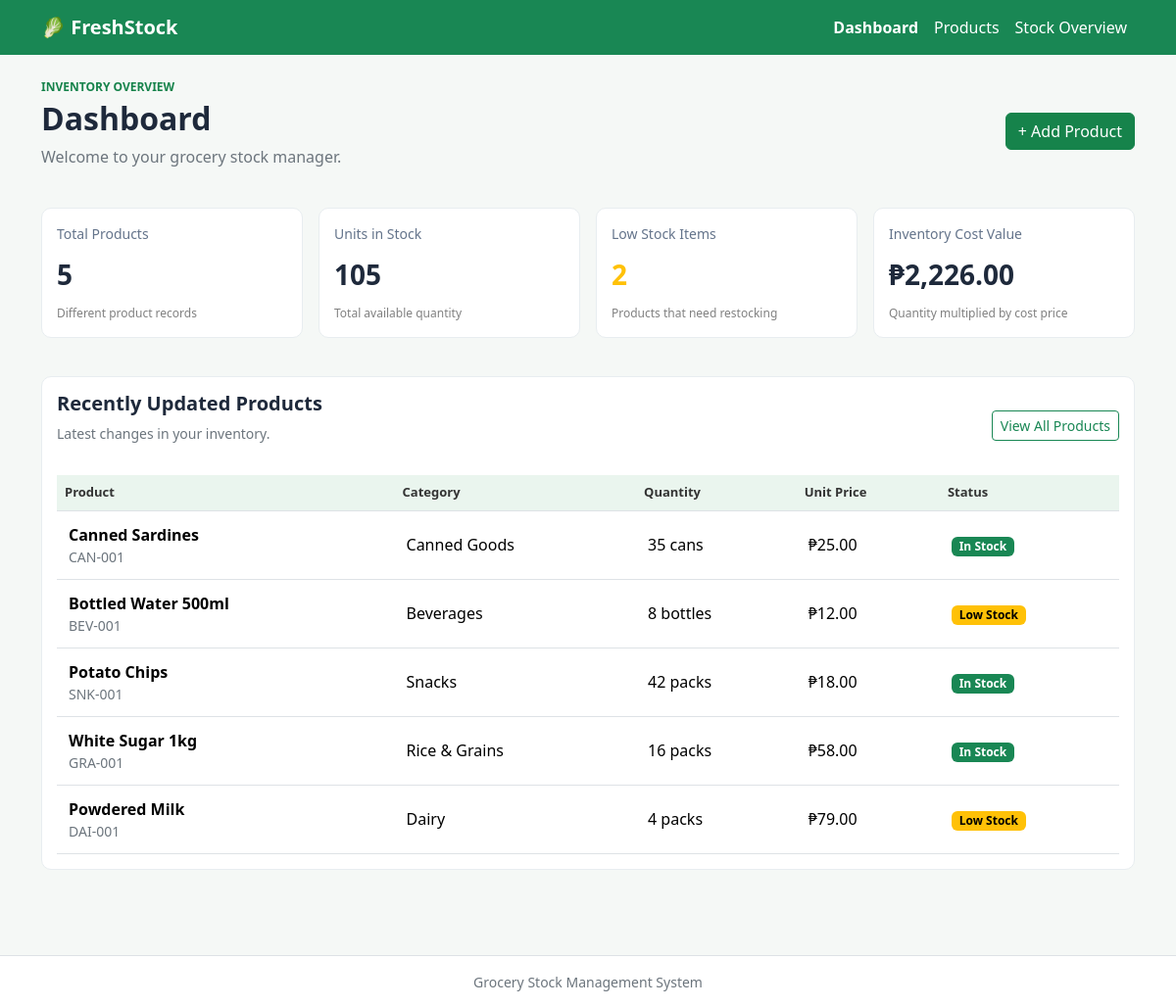
The page / on the database its author committed.
### tables this page shows
CREATE TABLE IF NOT EXISTS products (
    id INT UNSIGNED AUTO_INCREMENT PRIMARY KEY,
    product_name VARCHAR(120) NOT NULL,
    sku VARCHAR(50) NOT NULL UNIQUE,
    category VARCHAR(80) NOT NULL,
    quantity INT UNSIGNED NOT NULL DEFAULT 0,
    unit VARCHAR(20) NOT NULL DEFAULT 'pcs',
    cost_price DECIMAL(10,2) NOT NULL DEFAULT 0.00,
    selling_price DECIMAL(10,2) NOT NULL DEFAULT 0.00,
    reorder_level INT UNSIGNED NOT NULL DEFAULT 5,
    supplier VARCHAR(120) NULL,
    expiry_date DATE NULL,
    created_at TIMESTAMP DEFAULT CURRENT_TIMESTAMP,
    updated_at TIMESTAMP DEFAULT CURRENT_TIMESTAMP ON UPDATE CURRENT_TIMESTAMP
);

### includes/functions.php (called while the page is built, shortened)
<?php
function e($value) {
    return htmlspecialchars($value, ENT_QUOTES, 'UTF-8');
}
?>

### index.php (the view, shortened to what this page needs)
<?php
require_once 'config.php';
require_once 'includes/functions.php';
$totalProducts = $pdo->query("SELECT COUNT(*) FROM products")->fetchColumn();
$totalUnits = $pdo->query("SELECT COALESCE(SUM(quantity), 0) FROM products")->fetchColumn();
$lowStock = $pdo->query("SELECT COUNT(*) FROM products WHERE quantity <= reorder_level")->fetchColumn();
$inventoryValue = $pdo->query("SELECT COALESCE(SUM(quantity * cost_price), 0) FROM products")->fetchColumn();
$recent = $pdo->query("SELECT * FROM products ORDER BY updated_at DESC LIMIT 6")->fetchAll();
require 'includes/header.php';
?>
<div class="d-flex justify-content-between align-items-center flex-wrap mb-4 gap-2">
    <div>
        <p class="eyebrow mb-1">INVENTORY OVERVIEW</p>
        <h1 class="h2 fw-bold">Dashboard</h1>
        <p class="text-secondary">Welcome to your grocery stock manager.</p>
    </div>
    <a href="product_form.php" class="btn btn-success">+ Add Product</a>
</div>
<div class="row g-3 mb-4">
    <div class="col-12 col-sm-6 col-xl-3">
        <div class="stat-card">
            <div class="stat-label">Total Products</div>
            <div class="stat-value"><?= number_format($totalProducts) ?></div>
            <div class="stat-note">Different product records</div>
        </div>
    </div>
    <div class="col-12 col-sm-6 col-xl-3">
        <div class="stat-card">
            <div class="stat-label">Units in Stock</div>
            <div class="stat-value"><?= number_format($totalUnits) ?></div>
            <div class="stat-note">Total available quantity</div>
        </div>
    </div>
    <div class="col-12 col-sm-6 col-xl-3">
        <div class="stat-card">
            <div class="stat-label">Low Stock Items</div>
            <div class="stat-value text-warning"><?= number_format($lowStock) ?></div>
            <div class="stat-note">Products that need restocking</div>
        </div>
    </div>
    <div class="col-12 col-sm-6 col-xl-3">
        <div class="stat-card">
            <div class="stat-label">Inventory Cost Value</div>
            <div class="stat-value">₱<?= number_format($inventoryValue, 2) ?></div>
            <div class="stat-note">Quantity multiplied by cost price</div>
        </div>
    </div>
</div>
<div class="panel">
    <div class="d-flex justify-content-between align-items-center flex-wrap mb-3 gap-2">
        <div>
            <h2 class="h5 fw-bold">Recently Updated Products</h2>
            <p class="text-secondary small">Latest changes in your inventory.</p>
        </div>
        <a href="products.php" class="btn btn-outline-success btn-sm">
            View All Products
        </a>
    </div>
    <?php if (count($recent) == 0): ?>
        <div class="empty-state">
            <div class="display-6">🛒</div>
            <h3 class="h6 mt-2">No products yet</h3>
            <p class="text-secondary">Add your first grocery product.</p>
            <a href="product_form.php" class="btn btn-success btn-sm">
                Add First Product
            </a>
        </div>
    <?php else: ?>
        <div class="table-responsive">
            <table class="table align-middle">
                <thead>
                    <tr>
                        <th>Product</th>
                        <th>Category</th>
                        <th>Quantity</th>
                        <th>Unit Price</th>
                        <th>Status</th>
                    </tr>
                </thead>
                <tbody>
                    <?php foreach ($recent as $p): ?>
                        <tr>
                            <td>
                                <strong><?= e($p['product_name']) ?></strong>
                                <div class="small text-secondary">
                                    <?= e($p['sku']) ?>
                                </div>
                            </td>
                            <td><?= e($p['category']) ?></td>
                            <td>
                                <?= number_format($p['quantity']) ?>
                                <?= e($p['unit']) ?>
                            </td>
                            <td>
                                ₱<?= number_format($p['selling_price'], 2) ?>
                            </td>
                            <td>
                                <?php if ($p['quantity'] <= $p['reorder_level']): ?>
                                    <span class="badge text-bg-warning">
                                        Low Stock
                                    </span>
                                <?php else: ?>
                                    <span class="badge text-bg-success">
                                        In Stock
                                    </span>
                                <?php endif; ?>
                            </td>
                        </tr>
                    <?php endforeach; ?>
                </tbody>
            </table>
        </div>
    <?php endif; ?>
</div>
<?php
require 'includes/footer.php';
?>

### includes/header.php (shortened to what this page needs)
<?php
require_once __DIR__ . '/functions.php';
$currentPage = basename($_SERVER['PHP_SELF']);
?>
<!DOCTYPE html>
<html lang="en">
<head>
    <link href="https://cdn.jsdelivr.net/npm/bootstrap@5.3.3/dist/css/bootstrap.min.css" rel="stylesheet">
    <link href="assets/style.css" rel="stylesheet">
</head>
<body>
<nav class="navbar navbar-expand-lg navbar-dark bg-success">
    <div class="container">
        <a class="navbar-brand" href="index.php">
            🥬 FreshStock
        </a>
        <div class="collapse navbar-collapse" id="mainNav">
            <ul class="navbar-nav ms-auto">
                <li class="nav-item">
                    <a class="nav-link <?= $currentPage == 'index.php' ? 'active' : '' ?>"
                       href="index.php">
                        Dashboard
                    </a>
                </li>
                <li class="nav-item">
                    <a class="nav-link <?= ($currentPage == 'products.php' || $currentPage == 'product_form.php') ? 'active' : '' ?>"
                       href="products.php">
                        Products
                    </a>
                </li>
                <li class="nav-item">
                    <a class="nav-link <?= $currentPage == 'stock.php' ? 'active' : '' ?>"
                       href="stock.php">
                        Stock Overview
                    </a>
                </li>
            </ul>
        </div>
    </div>
</nav>
<main class="container py-4">

### includes/footer.php (shortened to what this page needs)
</main>
<footer class="border-top bg-white py-3 mt-5">
    <div class="container text-center text-secondary small">
        Grocery Stock Management System
    </div>
</footer>
</body>
</html>

### assets/style.css (style rules this page uses)
:root { --green: #16834b; --ink: #1e293b; --muted: #64748b; --line: #e8edf0; }
body { background-color: #f5f8f6; color: var(--ink); min-height: 100vh; }
.navbar-brand { font-weight: bold; }
.nav-link { color: white; }
.nav-link.active { font-weight: bold; }
.eyebrow { color: var(--green); font-size: 12px; font-weight: bold; }
.stat-card, .panel { background-color: white; border: 1px solid var(--line); border-radius: 10px; padding: 15px; margin-bottom: 15px; }
.stat-label { color: var(--muted); font-size: 14px; }
.stat-value { font-size: 28px; font-weight: bold; margin: 10px 0; }
.stat-note { color: gray; font-size: 12px; }
.table { margin-bottom: 0; }
.table thead th { background-color: #eaf5ee; color: #333; font-size: 13px; }
.table td { padding: 12px; }
.btn-success { background-color: var(--green); border-color: var(--green); }
footer { color: var(--muted); text-align: center; }

### rows shown on the page
products: product_name "Canned Sardines", sku "CAN-001", category "Canned Goods", quantity "35", unit "cans", selling_price "25.00", reorder_level "In Stock"
products: product_name "Bottled Water 500ml", sku "BEV-001", category "Beverages", quantity "8", unit "bottles", selling_price "12.00", reorder_level "Low Stock"
products: product_name "Potato Chips", sku "SNK-001", category "Snacks", quantity "42", unit "packs", selling_price "18.00", reorder_level "In Stock"
products: product_name "White Sugar 1kg", sku "GRA-001", category "Rice & Grains", quantity "16", unit "packs", selling_price "58.00", reorder_level "In Stock"
products: product_name "Powdered Milk", sku "DAI-001", category "Dairy", quantity "4", unit "packs", selling_price "79.00", reorder_level "Low Stock"

### other values the page prints
$totalProducts "5"
$totalUnits "105"
$lowStock "2"
$inventoryValue "2,226.00"
